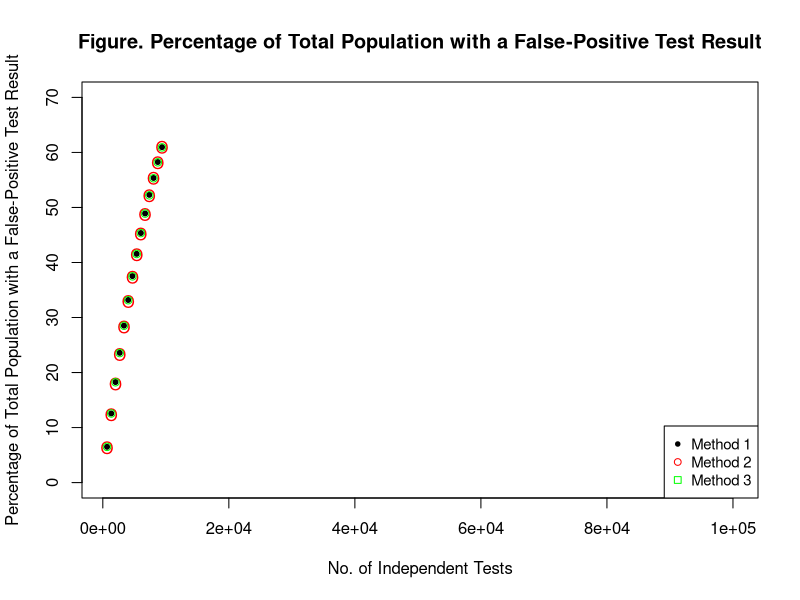

This figure's R source:

#Method 1: simulation | sample
method_1 <- function(false_positive_rate, population, test_num) {
  results <- rep(0,population-1)
  result_list <- rep(0,test_num)
  for (i in 1:test_num)
  {
    results[sample(population,10)] <- 1
    result_list[i] <- mean(results)
  }
  return(result_list)
}

#Method 2: simulation | rbinomial
method_2 <- function(false_positive_rate, population, test_num) {
  results <- rep(0,population-1)
  result_list <- rep(0,test_num)
  for (i in 1:test_num)
  {
    results <- results | rbinom(population-1,1,prob = false_positive_rate)
    result_list[i] <- mean(results)
  }
  return (result_list)
}

#Method 3: calculation | expected values
method_3 <- function(false_positive_rate, test_num) {
  return(1-(1-false_positive_rate)^c(1:test_num))
}
result_list_1 <- method_1(0.0001, 100000, 10000)
result_list_2 <- method_2(0.0001, 100000, 10000)
result_list_3 <- method_3(0.0001, 10000)

subpoints <- floor(seq(0,100000,length.out = 150))[-1]
plot(subpoints,100*result_list_1[subpoints], main = "Figure. Percentage of Total Population with a False-Positive Test Result", 
     pch = 20, ylim = c(0,70), xlab = "No. of Independent Tests", ylab = "Percentage of Total Population with a False-Positive Test Result")
points(subpoints,100*result_list_2[subpoints], pch = "O", col = "red")
points(subpoints,100*result_list_3[subpoints], col = "green", ylim = c(0,70))
legend("bottomright",c("Method 1","Method 2", "Method 3"), col = c("black","red","green"), pch = c(20,1,0), cex = 0.9)

cor(result_list_1,result_list_3)



      
